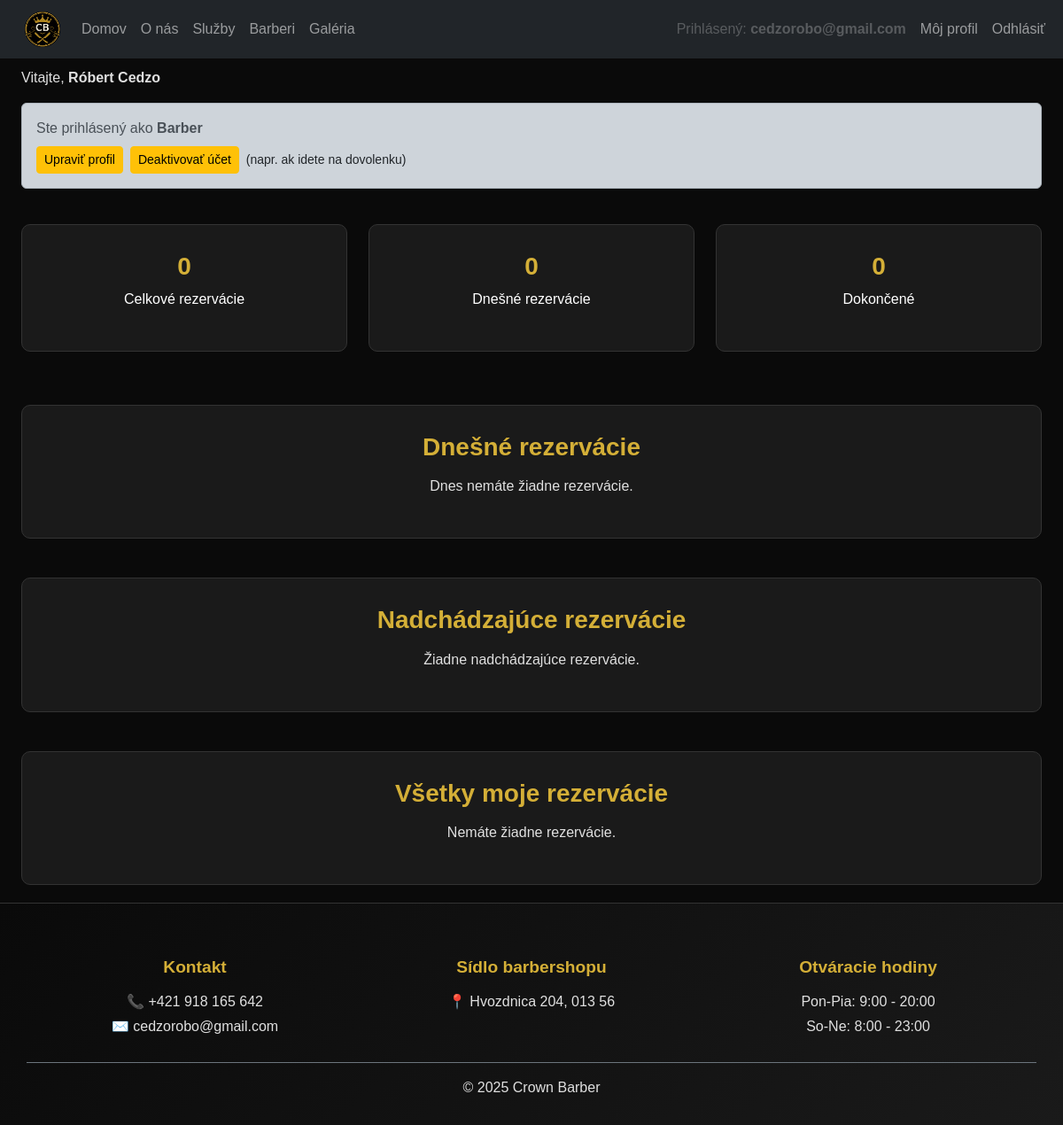
Page /?c=barber (signed in) on the earlier database version.
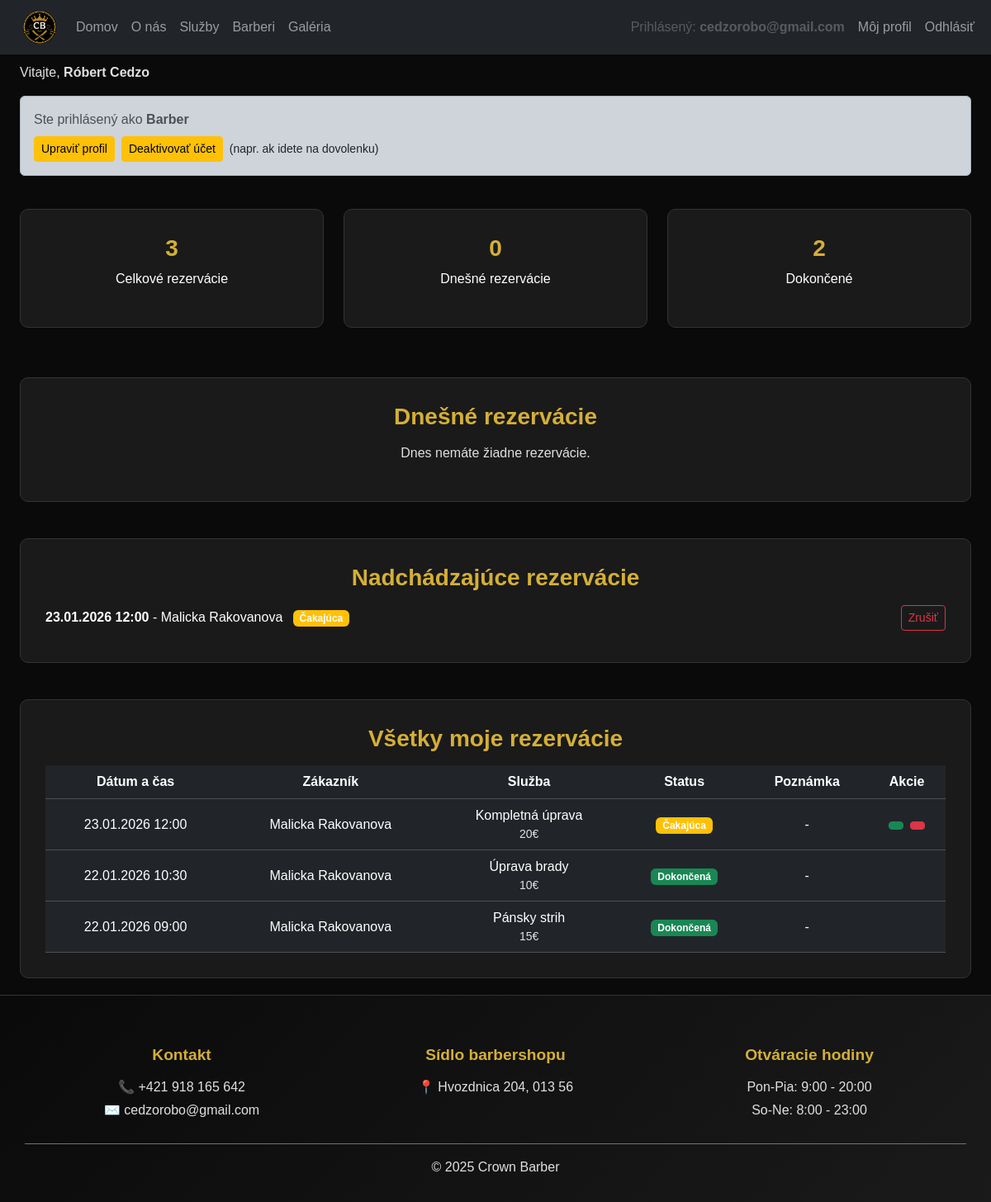
Same page on the later database version.
### tables this page shows
CREATE TABLE `users` (
                         `id` int(11) NOT NULL AUTO_INCREMENT,
                         `fullname` varchar(100) NOT NULL,
                         `email` varchar(200) NOT NULL,
                         `password` varchar(255) NOT NULL,
                         `phone` varchar(13) DEFAULT NULL,
                         `permissions` int(1) NOT NULL,
                         `created_at` datetime NOT NULL DEFAULT current_timestamp(),
                         `last_login` datetime DEFAULT NULL,
                         PRIMARY KEY (`id`)
);

CREATE TABLE `reservations` (
                                `id` int(11) NOT NULL AUTO_INCREMENT,
                                `user_id` int(11) DEFAULT NULL,
                                `service_id` int(11) NOT NULL,
                                `barber_id` int(11) DEFAULT NULL,
                                `reservation_date` datetime NOT NULL DEFAULT '0000-00-00 00:00:00',
                                `created_at` datetime NOT NULL DEFAULT current_timestamp(),
                                `note` varchar(500) DEFAULT NULL,
                                `status` enum('pending','cancelled','completed') NOT NULL DEFAULT 'pending',
                                `guest_name` varchar(100) DEFAULT NULL,
                                `guest_email` varchar(200) DEFAULT NULL,
                                `guest_phone` varchar(15) DEFAULT NULL,
                                PRIMARY KEY (`id`),
                                KEY `user_id` (`user_id`),
                                KEY `service_id` (`service_id`),
                                KEY `barber_id` (`barber_id`),
                                CONSTRAINT `reservations_ibfk_3` FOREIGN KEY (`user_id`) REFERENCES `users` (`id`) ON DELETE SET NULL,
                                CONSTRAINT `reservations_ibfk_4` FOREIGN KEY (`service_id`) REFERENCES `services` (`id`) ON DELETE CASCADE,
                                CONSTRAINT `reservations_ibfk_5` FOREIGN KEY (`barber_id`) REFERENCES `barbers` (`id`) ON DELETE SET NULL
);

CREATE TABLE `services` (
                            `id` int(11) NOT NULL AUTO_INCREMENT,
                            `title` varchar(100) NOT NULL,
                            `price` int(11) NOT NULL,
                            `duration` int(11) NOT NULL,
                            `description` varchar(500) DEFAULT NULL,
                            PRIMARY KEY (`id`)
);

### App/Views/Barber/index.view.php (the view, shortened to what the rows shown need)
<div class="container-fluid mt-4">
    <div class="row mb-4">
        <div class="col-12">
            <p class="cb-text-muted">Vitajte, <strong><?= htmlspecialchars($barber->getName()) ?></strong></p>
        </div>
    </div>
    <div class="row mb-4">
        <div class="col-12">
            <div class="cb-dark-card">
                <?php if (empty($upcomingReservations)): ?>
                    <p class="cb-text-muted">Žiadne nadchádzajúce rezervácie.</p>
                <?php else: ?>
                    <?php foreach (array_slice($upcomingReservations, 0, 5) as $reservation): ?>
                        <div class="mb-2 d-flex justify-content-between align-items-center">
                            <div>
                                <strong><?= $reservation->getFormattedReservationDate() ?></strong>
                                - <?= htmlspecialchars($reservation->getCustomerName()) ?>
                                <span class="badge bg-<?=
                                $reservation->getStatus() === 'pending' ? 'warning' :
                                    ($reservation->getStatus() === 'completed' ? 'success' : 'danger')
                                ?> ms-2">
                                    <?= $reservation->getStatus() === 'pending' ? 'Čakajúca' :
                                        ($reservation->getStatus() === 'completed' ? 'Dokončená' : 'Zrušená') ?>
                                </span>
                            </div>
                            <div>
                                <?php if ($reservation->isPending()): ?>
                                    <form method="POST" action="<?= $link->url('barber.cancelReservation', ['id' => $reservation->getId()]) ?>"
                                          class="d-inline">
                                        <button type="submit" class="btn btn-sm btn-outline-danger"
                                                onclick="return confirm('Naozaj chcete zrušiť túto rezerváciu?')">
                                            <i class="bi bi-x-circle"></i> Zrušiť
                                        </button>
                                    </form>
                                <?php endif; ?>
                            </div>
                        </div>
                    <?php endforeach; ?>
                <?php endif; ?>
            </div>
        </div>
    </div>
    <div class="row">
        <div class="col-12">
            <div class="cb-dark-card">
                <?php if (empty($allReservations)): ?>
                    <p class="cb-text-muted">Nemáte žiadne rezervácie.</p>
                <?php else: ?>
                    <div class="table-responsive">
                        <table class="table table-dark table-hover text-center align-middle mb-0">
                            <thead>
                            <tr>
                                <th>Dátum a čas</th>
                                <th>Zákazník</th>
                                <th>Služba</th>
                                <th>Status</th>
                                <th>Poznámka</th>
                                <th>Akcie</th>
                            </tr>
                            </thead>
                            <tbody>
                            <?php foreach ($allReservations as $reservation): ?>
                                <?php $service = $reservation->getService(); ?>
                                <tr>
                                    <td><?= $reservation->getFormattedReservationDate() ?></td>
                                    <td><?= htmlspecialchars($reservation->getCustomerName()) ?></td>
                                    <td>
                                        <?= $service ? htmlspecialchars($service->getTitle()) : 'Neznáma služba' ?>
                                        <small class="cb-text-muted d-block">
                                            <?= $service ? $service->getPrice() . '€' : '' ?>
                                        </small>
                                    </td>
                                    <td>
                                        <span class="badge bg-<?=
                                        $reservation->getStatus() === 'pending' ? 'warning' :
                                            ($reservation->getStatus() === 'completed' ? 'success' : 'danger')
                                        ?>">
                                            <?= $reservation->getStatus() === 'pending' ? 'Čakajúca' :
                                                ($reservation->getStatus() === 'completed' ? 'Dokončená' : 'Zrušená') ?>
                                        </span>
                                    </td>
                                    <td style="max-width: 200px;">
                                        <?= $reservation->getNote() ? htmlspecialchars($reservation->getNote()) : '-' ?>
                                    </td>
                                    <td>
                                        <?php if ($reservation->isPending()): ?>
                                            <form method="POST" action="<?= $link->url('barber.completeReservation', ['id' => $reservation->getId()]) ?>"
                                                  class="d-inline">
                                                <button type="submit" class="btn btn-sm btn-success me-1"
                                                        onclick="return confirm('Označiť rezerváciu ako dokončenú?')">
                                                </button>
                                            </form>
                                            <form method="POST" action="<?= $link->url('barber.cancelReservation', ['id' => $reservation->getId()]) ?>"
                                                  class="d-inline">
                                                <button type="submit" class="btn btn-sm btn-danger"
                                                        onclick="return confirm('Naozaj chcete zrušiť túto rezerváciu?')">
                                                </button>
                                            </form>
                                        <?php endif; ?>
                                    </td>
                                </tr>
                            <?php endforeach; ?>
                            </tbody>
                        </table>
                    </div>
                <?php endif; ?>
            </div>
        </div>
    </div>
</div>

### App/Views/Layouts/root.layout.view.php (shortened to what the rows shown need)
<!DOCTYPE html>
<html lang="sk">
<head>
    <link href="https://cdn.jsdelivr.net/npm/bootstrap@5.3.2/dist/css/bootstrap.min.css" rel="stylesheet"
>
    <link rel="stylesheet" href="<?= $link->asset('css/styl.css') ?>">
</head>
<body class="d-flex flex-column min-vh-100 cb-dark-theme" style="padding-top: 3%">
<nav class="navbar navbar-expand-lg navbar-dark bg-dark fixed-top">
    <div class="container-fluid">
        <div class="collapse navbar-collapse" id="navbarMenu">
            <ul class="navbar-nav ms-auto">
                <?php if ($user->isLoggedIn()) { ?>
                    <li class="nav-item d-none d-md-block">
                        <span class="nav-link disabled">
                            Prihlásený: <b><?= htmlspecialchars($user->getEmail()) ?></b></span>
                    </li>
                    <li class="nav-item">
                        <a class="nav-link" href="<?= $link->url('auth.index') ?>">Môj profil</a>
                    </li>
                    <li class="nav-item">
                        <a class="nav-link" href="<?= $link->url('auth.logout') ?>">Odhlásiť</a>
                    </li>
                <?php } else { ?>
                    <li class="nav-item">
                        <a class="nav-link" href="<?= $link->url('auth.login') ?>">Prihlásiť</a>
                    </li>
                <?php } ?>
            </ul>
        </div>
    </div>
</nav>
<div class="container-fluid mt-3">
    <div class="web-content">
        <?= $contentHTML ?>
    </div>
</div>
</body>
</html>

Differences in the rows shown:
added reservations: reservation_date "23.01.2026 12:00", user.fullname "Malicka Rakovanova", status "Čakajúca", service.title "Kompletná úprava", service.price "20"
added reservations: reservation_date "22.01.2026 10:30", user.fullname "Malicka Rakovanova", service.title "Úprava brady", service.price "10", status "Dokončená", shown under "Všetky moje rezervácie"
added reservations: reservation_date "22.01.2026 09:00", user.fullname "Malicka Rakovanova", service.title "Pánsky strih", service.price "15", status "Dokončená", shown under "Všetky moje rezervácie"
Other differences:
$totalReservations: "0" → "3"
count($completed): "0" → "2"
text no longer shown: "Žiadne nadchádzajúce rezervácie. Nemáte žiadne rezervácie."
text now shown: "Dátum a čas Zákazník Služba Status Poznámka Akcie"
